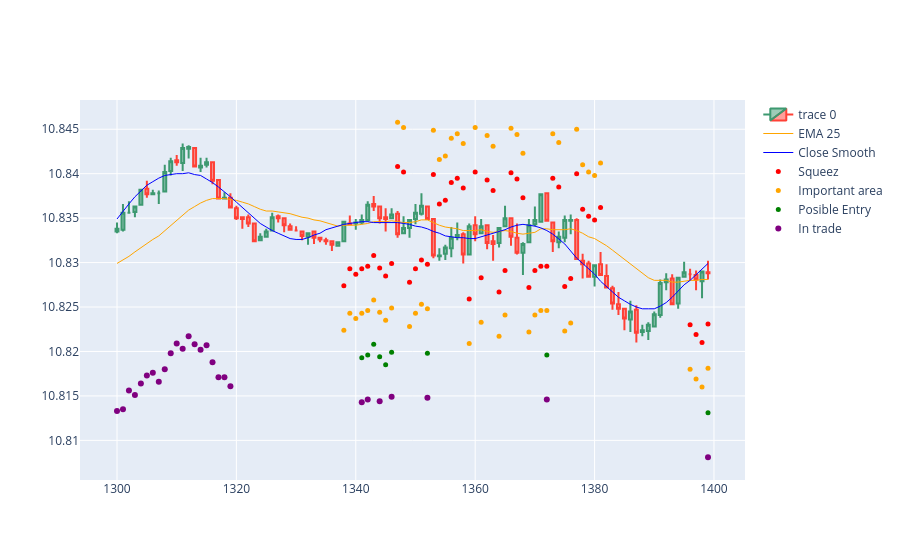

Write notebook code for a chart like this one.
### Code cell
import plotly.graph_objects as go  
import plotly.express as px

dfpl = result[1300:1400]

fig = go.Figure(
    data=[
        go.Candlestick(
            x=dfpl['bar'], 
            open=round(dfpl['open']*10,4),
            high=round(dfpl['high']*10,4),
            low=round(dfpl['low']*10,4),
            close=round(dfpl['close']*10,4)
        ),
        go.Scatter(
            x=dfpl['bar'], 
            y=round(dfpl['ema25']*10,4),
            line=dict(color='orange', width=1), 
            name="EMA 25"),
        go.Scatter(
            x=dfpl['bar'], 
            y=round(dfpl['close_smooth']*10,4),
            line=dict(color='blue', width=1), 
            name="Close Smooth")
    ]
)

fig.add_scatter(x=dfpl['bar'], y=dfpl['squezzeArea'], mode="markers", marker=dict(size=5, color="red"), name="Squeez")
fig.add_scatter(x=dfpl['bar'], y=dfpl['squeezeCloseToEmaArea'], mode="markers", marker=dict(size=5, color="orange"), name="Important area")
fig.add_scatter(x=dfpl['bar'], y=dfpl['posibleEntry'], mode="markers", marker=dict(size=5, color="green"), name="Posible Entry")
fig.add_scatter(x=dfpl['bar'], y=dfpl['positionArea'], mode="markers", marker=dict(size=6, color="purple"), name="In trade")

fig.update_layout(
    xaxis_rangeslider_visible=False
)

fig.show()
